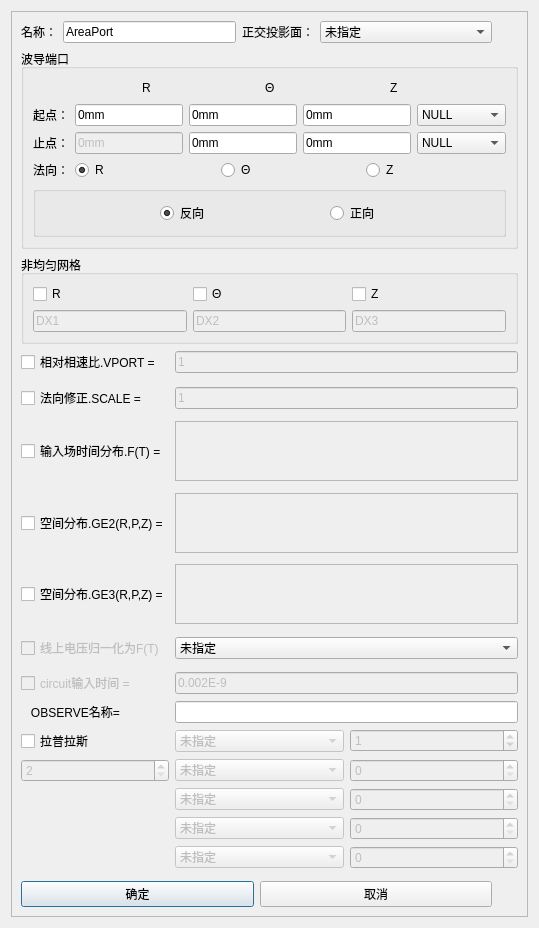
<?xml version="1.0" encoding="UTF-8"?>
<ui version="4.0">
 <class>Dialog_PortDlg</class>
 <widget class="QDialog" name="Dialog_PortDlg">
  <property name="windowModality">
   <enum>Qt::ApplicationModal</enum>
  </property>
  <property name="geometry">
   <rect>
    <x>0</x>
    <y>0</y>
    <width>539</width>
    <height>928</height>
   </rect>
  </property>
  <property name="sizePolicy">
   <sizepolicy hsizetype="Preferred" vsizetype="Preferred">
    <horstretch>0</horstretch>
    <verstretch>0</verstretch>
   </sizepolicy>
  </property>
  <property name="minimumSize">
   <size>
    <width>0</width>
    <height>0</height>
   </size>
  </property>
  <property name="maximumSize">
   <size>
    <width>4160</width>
    <height>6420</height>
   </size>
  </property>
  <property name="windowTitle">
   <string>波导端口</string>
  </property>
  <layout class="QGridLayout" name="gridLayout_7">
   <item row="0" column="0">
    <widget class="QScrollArea" name="scrollArea">
     <property name="sizePolicy">
      <sizepolicy hsizetype="Preferred" vsizetype="Preferred">
       <horstretch>0</horstretch>
       <verstretch>0</verstretch>
      </sizepolicy>
     </property>
     <property name="widgetResizable">
      <bool>true</bool>
     </property>
     <widget class="QWidget" name="scrollAreaWidgetContents">
      <property name="geometry">
       <rect>
        <x>0</x>
        <y>0</y>
        <width>502</width>
        <height>917</height>
       </rect>
      </property>
      <layout class="QGridLayout" name="gridLayout_5">
       <item row="0" column="0">
        <layout class="QHBoxLayout" name="horizontalLayout" stretch="1,1,1,1">
         <item>
          <widget class="QLabel" name="Label_Name">
           <property name="sizePolicy">
            <sizepolicy hsizetype="Fixed" vsizetype="Preferred">
             <horstretch>0</horstretch>
             <verstretch>0</verstretch>
            </sizepolicy>
           </property>
           <property name="text">
            <string>名称：</string>
           </property>
          </widget>
         </item>
         <item>
          <widget class="QLineEdit" name="LineEdit_Name">
           <property name="sizePolicy">
            <sizepolicy hsizetype="Preferred" vsizetype="Fixed">
             <horstretch>1</horstretch>
             <verstretch>0</verstretch>
            </sizepolicy>
           </property>
           <property name="maximumSize">
            <size>
             <width>100000</width>
             <height>16777215</height>
            </size>
           </property>
           <property name="text">
            <string>AreaPort</string>
           </property>
          </widget>
         </item>
         <item>
          <widget class="QLabel" name="Label_Shadow">
           <property name="sizePolicy">
            <sizepolicy hsizetype="Fixed" vsizetype="Preferred">
             <horstretch>0</horstretch>
             <verstretch>0</verstretch>
            </sizepolicy>
           </property>
           <property name="text">
            <string>正交投影面：</string>
           </property>
          </widget>
         </item>
         <item>
          <widget class="StyledComboBox" name="ComboBox_Shadow">
           <property name="enabled">
            <bool>true</bool>
           </property>
           <property name="sizePolicy">
            <sizepolicy hsizetype="Preferred" vsizetype="Fixed">
             <horstretch>1</horstretch>
             <verstretch>0</verstretch>
            </sizepolicy>
           </property>
           <property name="maximumSize">
            <size>
             <width>3000</width>
             <height>16777215</height>
            </size>
           </property>
           <property name="sizeIncrement">
            <size>
             <width>1</width>
             <height>0</height>
            </size>
           </property>
           <property name="editable">
            <bool>false</bool>
           </property>
           <item>
            <property name="text">
             <string>未指定</string>
            </property>
           </item>
          </widget>
         </item>
        </layout>
       </item>
       <item row="1" column="0" colspan="2">
        <widget class="QGroupBox" name="groupBox_Port">
         <property name="sizePolicy">
          <sizepolicy hsizetype="Preferred" vsizetype="Preferred">
           <horstretch>0</horstretch>
           <verstretch>0</verstretch>
          </sizepolicy>
         </property>
         <property name="title">
          <string>波导端口</string>
         </property>
         <property name="flat">
          <bool>true</bool>
         </property>
         <layout class="QGridLayout" name="gridLayout_3">
          <item row="6" column="0">
           <layout class="QHBoxLayout" name="horizontalLayout_2">
            <item>
             <widget class="QLabel" name="label">
              <property name="sizePolicy">
               <sizepolicy hsizetype="Fixed" vsizetype="Preferred">
                <horstretch>0</horstretch>
                <verstretch>0</verstretch>
               </sizepolicy>
              </property>
              <property name="text">
               <string>法向：</string>
              </property>
             </widget>
            </item>
            <item>
             <widget class="QRadioButton" name="radioButton_x">
              <property name="text">
               <string>R</string>
              </property>
              <property name="checked">
               <bool>true</bool>
              </property>
             </widget>
            </item>
            <item>
             <widget class="QRadioButton" name="radioButton_y">
              <property name="text">
               <string>Θ</string>
              </property>
             </widget>
            </item>
            <item>
             <widget class="QRadioButton" name="radioButton_z">
              <property name="text">
               <string>Z</string>
              </property>
             </widget>
            </item>
           </layout>
          </item>
          <item row="4" column="0">
           <layout class="QHBoxLayout" name="horizontalLayout_end">
            <item>
             <widget class="QLabel" name="label_end">
              <property name="text">
               <string>止点：</string>
              </property>
             </widget>
            </item>
            <item>
             <widget class="QLineEdit" name="LineEdit_end_x">
              <property name="enabled">
               <bool>false</bool>
              </property>
              <property name="text">
               <string>0mm</string>
              </property>
             </widget>
            </item>
            <item>
             <widget class="QLineEdit" name="LineEdit_end_y">
              <property name="text">
               <string>0mm</string>
              </property>
             </widget>
            </item>
            <item>
             <widget class="QLineEdit" name="LineEdit_end_z">
              <property name="text">
               <string>0mm</string>
              </property>
             </widget>
            </item>
            <item>
             <widget class="StyledComboBox" name="ComboBox_end">
              <property name="sizePolicy">
               <sizepolicy hsizetype="Expanding" vsizetype="Fixed">
                <horstretch>0</horstretch>
                <verstretch>0</verstretch>
               </sizepolicy>
              </property>
              <item>
               <property name="text">
                <string>NULL</string>
               </property>
              </item>
             </widget>
            </item>
           </layout>
          </item>
          <item row="1" column="0">
           <layout class="QHBoxLayout" name="horizontalLayout_5">
            <item>
             <spacer name="horizontalSpacer_4">
              <property name="orientation">
               <enum>Qt::Horizontal</enum>
              </property>
              <property name="sizeHint" stdset="0">
               <size>
                <width>40</width>
                <height>20</height>
               </size>
              </property>
             </spacer>
            </item>
            <item>
             <widget class="QLabel" name="label_X">
              <property name="text">
               <string>R</string>
              </property>
             </widget>
            </item>
            <item>
             <spacer name="horizontalSpacer_5">
              <property name="orientation">
               <enum>Qt::Horizontal</enum>
              </property>
              <property name="sizeHint" stdset="0">
               <size>
                <width>40</width>
                <height>20</height>
               </size>
              </property>
             </spacer>
            </item>
            <item>
             <widget class="QLabel" name="label_Y">
              <property name="text">
               <string>Θ</string>
              </property>
             </widget>
            </item>
            <item>
             <spacer name="horizontalSpacer_6">
              <property name="orientation">
               <enum>Qt::Horizontal</enum>
              </property>
              <property name="sizeHint" stdset="0">
               <size>
                <width>40</width>
                <height>20</height>
               </size>
              </property>
             </spacer>
            </item>
            <item>
             <widget class="QLabel" name="label_Z">
              <property name="text">
               <string>Z</string>
              </property>
             </widget>
            </item>
            <item>
             <spacer name="horizontalSpacer_7">
              <property name="orientation">
               <enum>Qt::Horizontal</enum>
              </property>
              <property name="sizeHint" stdset="0">
               <size>
                <width>40</width>
                <height>20</height>
               </size>
              </property>
             </spacer>
            </item>
           </layout>
          </item>
          <item row="2" column="0">
           <layout class="QHBoxLayout" name="horizontalLayout_start">
            <item>
             <widget class="QLabel" name="label_start">
              <property name="text">
               <string>起点：</string>
              </property>
             </widget>
            </item>
            <item>
             <widget class="QLineEdit" name="LineEdit_start_x">
              <property name="text">
               <string>0mm</string>
              </property>
             </widget>
            </item>
            <item>
             <widget class="QLineEdit" name="LineEdit_start_y">
              <property name="text">
               <string>0mm</string>
              </property>
             </widget>
            </item>
            <item>
             <widget class="QLineEdit" name="LineEdit_start_z">
              <property name="text">
               <string>0mm</string>
              </property>
             </widget>
            </item>
            <item>
             <widget class="StyledComboBox" name="ComboBox_start">
              <property name="sizePolicy">
               <sizepolicy hsizetype="Expanding" vsizetype="Fixed">
                <horstretch>0</horstretch>
                <verstretch>0</verstretch>
               </sizepolicy>
              </property>
              <item>
               <property name="text">
                <string>NULL</string>
               </property>
              </item>
             </widget>
            </item>
           </layout>
          </item>
          <item row="8" column="0">
           <spacer name="verticalSpacer_15">
            <property name="orientation">
             <enum>Qt::Vertical</enum>
            </property>
            <property name="sizeHint" stdset="0">
             <size>
              <width>20</width>
              <height>40</height>
             </size>
            </property>
           </spacer>
          </item>
          <item row="0" column="0">
           <spacer name="verticalSpacer_16">
            <property name="orientation">
             <enum>Qt::Vertical</enum>
            </property>
            <property name="sizeHint" stdset="0">
             <size>
              <width>20</width>
              <height>40</height>
             </size>
            </property>
           </spacer>
          </item>
          <item row="3" column="0">
           <spacer name="verticalSpacer_17">
            <property name="orientation">
             <enum>Qt::Vertical</enum>
            </property>
            <property name="sizeHint" stdset="0">
             <size>
              <width>20</width>
              <height>40</height>
             </size>
            </property>
           </spacer>
          </item>
          <item row="7" column="0">
           <widget class="QGroupBox" name="groupBox_2">
            <property name="sizePolicy">
             <sizepolicy hsizetype="Expanding" vsizetype="Expanding">
              <horstretch>0</horstretch>
              <verstretch>0</verstretch>
             </sizepolicy>
            </property>
            <property name="title">
             <string/>
            </property>
            <property name="flat">
             <bool>true</bool>
            </property>
            <layout class="QGridLayout" name="gridLayout_2">
             <item row="0" column="0">
              <layout class="QHBoxLayout" name="horizontalLayout_4">
               <item>
                <spacer name="horizontalSpacer">
                 <property name="orientation">
                  <enum>Qt::Horizontal</enum>
                 </property>
                 <property name="sizeHint" stdset="0">
                  <size>
                   <width>40</width>
                   <height>20</height>
                  </size>
                 </property>
                </spacer>
               </item>
               <item>
                <widget class="QRadioButton" name="radioButton_opposite">
                 <property name="text">
                  <string>反向</string>
                 </property>
                 <property name="checked">
                  <bool>true</bool>
                 </property>
                </widget>
               </item>
               <item>
                <spacer name="horizontalSpacer_3">
                 <property name="orientation">
                  <enum>Qt::Horizontal</enum>
                 </property>
                 <property name="sizeHint" stdset="0">
                  <size>
                   <width>40</width>
                   <height>20</height>
                  </size>
                 </property>
                </spacer>
               </item>
               <item>
                <widget class="QRadioButton" name="radioButton_forward">
                 <property name="text">
                  <string>正向</string>
                 </property>
                </widget>
               </item>
               <item>
                <spacer name="horizontalSpacer_2">
                 <property name="orientation">
                  <enum>Qt::Horizontal</enum>
                 </property>
                 <property name="sizeHint" stdset="0">
                  <size>
                   <width>40</width>
                   <height>20</height>
                  </size>
                 </property>
                </spacer>
               </item>
              </layout>
             </item>
            </layout>
           </widget>
          </item>
          <item row="5" column="0">
           <spacer name="verticalSpacer_18">
            <property name="orientation">
             <enum>Qt::Vertical</enum>
            </property>
            <property name="sizeHint" stdset="0">
             <size>
              <width>20</width>
              <height>40</height>
             </size>
            </property>
           </spacer>
          </item>
         </layout>
        </widget>
       </item>
       <item row="2" column="0">
        <spacer name="verticalSpacer">
         <property name="orientation">
          <enum>Qt::Vertical</enum>
         </property>
         <property name="sizeHint" stdset="0">
          <size>
           <width>20</width>
           <height>40</height>
          </size>
         </property>
        </spacer>
       </item>
       <item row="3" column="0" colspan="2">
        <widget class="QGroupBox" name="groupBox">
         <property name="title">
          <string>非均匀网格</string>
         </property>
         <layout class="QGridLayout" name="gridLayout_4">
          <item row="1" column="0">
           <layout class="QHBoxLayout" name="horizontalLayout_6">
            <item>
             <widget class="QCheckBox" name="checkBox_x">
              <property name="text">
               <string>R</string>
              </property>
             </widget>
            </item>
            <item>
             <widget class="QCheckBox" name="checkBox_y">
              <property name="text">
               <string>Θ</string>
              </property>
             </widget>
            </item>
            <item>
             <widget class="QCheckBox" name="checkBox_z">
              <property name="text">
               <string>Z</string>
              </property>
             </widget>
            </item>
           </layout>
          </item>
          <item row="2" column="0">
           <spacer name="verticalSpacer_6">
            <property name="orientation">
             <enum>Qt::Vertical</enum>
            </property>
            <property name="sizeHint" stdset="0">
             <size>
              <width>20</width>
              <height>40</height>
             </size>
            </property>
           </spacer>
          </item>
          <item row="4" column="0">
           <layout class="QHBoxLayout" name="horizontalLayout_7">
            <item>
             <widget class="QLineEdit" name="LineEdit_DX1">
              <property name="enabled">
               <bool>false</bool>
              </property>
              <property name="text">
               <string>DX1</string>
              </property>
             </widget>
            </item>
            <item>
             <widget class="QLineEdit" name="LineEdit_DX2">
              <property name="enabled">
               <bool>false</bool>
              </property>
              <property name="text">
               <string>DX2</string>
              </property>
             </widget>
            </item>
            <item>
             <widget class="QLineEdit" name="LineEdit_DX3">
              <property name="enabled">
               <bool>false</bool>
              </property>
              <property name="text">
               <string>DX3</string>
              </property>
             </widget>
            </item>
           </layout>
          </item>
          <item row="3" column="0">
           <spacer name="verticalSpacer_2">
            <property name="orientation">
             <enum>Qt::Vertical</enum>
            </property>
            <property name="sizeHint" stdset="0">
             <size>
              <width>20</width>
              <height>40</height>
             </size>
            </property>
           </spacer>
          </item>
          <item row="5" column="0">
           <spacer name="verticalSpacer_3">
            <property name="orientation">
             <enum>Qt::Vertical</enum>
            </property>
            <property name="sizeHint" stdset="0">
             <size>
              <width>20</width>
              <height>40</height>
             </size>
            </property>
           </spacer>
          </item>
          <item row="0" column="0">
           <spacer name="verticalSpacer_7">
            <property name="orientation">
             <enum>Qt::Vertical</enum>
            </property>
            <property name="sizeHint" stdset="0">
             <size>
              <width>20</width>
              <height>40</height>
             </size>
            </property>
           </spacer>
          </item>
         </layout>
        </widget>
       </item>
       <item row="4" column="0" colspan="2">
        <layout class="QGridLayout" name="gridLayout">
         <item row="12" column="2">
          <widget class="QLineEdit" name="LineEdit_circuit">
           <property name="enabled">
            <bool>false</bool>
           </property>
           <property name="text">
            <string>0.002E-9</string>
           </property>
          </widget>
         </item>
         <item row="2" column="1">
          <widget class="QCheckBox" name="checkBox_scale">
           <property name="text">
            <string>法向修正.SCALE =</string>
           </property>
          </widget>
         </item>
         <item row="4" column="1">
          <widget class="QCheckBox" name="checkBox_Ft">
           <property name="text">
            <string>输入场时间分布.F(T) =</string>
           </property>
          </widget>
         </item>
         <item row="8" column="1">
          <widget class="QCheckBox" name="checkBox_GE3">
           <property name="text">
            <string>空间分布.GE3(R,P,Z) =</string>
           </property>
          </widget>
         </item>
         <item row="15" column="2">
          <layout class="QHBoxLayout" name="horizontalLayout_10">
           <item>
            <widget class="StyledComboBox" name="ComboBox_lap2">
             <property name="enabled">
              <bool>false</bool>
             </property>
             <item>
              <property name="text">
               <string>未指定</string>
              </property>
             </item>
            </widget>
           </item>
           <item>
            <widget class="QSpinBox" name="spinBox_2">
             <property name="enabled">
              <bool>false</bool>
             </property>
            </widget>
           </item>
          </layout>
         </item>
         <item row="5" column="2">
          <spacer name="verticalSpacer_8">
           <property name="orientation">
            <enum>Qt::Vertical</enum>
           </property>
           <property name="sizeHint" stdset="0">
            <size>
             <width>20</width>
             <height>40</height>
            </size>
           </property>
          </spacer>
         </item>
         <item row="20" column="2">
          <spacer name="verticalSpacer_13">
           <property name="orientation">
            <enum>Qt::Vertical</enum>
           </property>
           <property name="sizeHint" stdset="0">
            <size>
             <width>20</width>
             <height>40</height>
            </size>
           </property>
          </spacer>
         </item>
         <item row="14" column="1">
          <widget class="QCheckBox" name="checkBox_lap">
           <property name="enabled">
            <bool>true</bool>
           </property>
           <property name="text">
            <string>拉普拉斯</string>
           </property>
          </widget>
         </item>
         <item row="8" column="2">
          <widget class="QTextEdit" name="LineEdit_GE3">
           <property name="enabled">
            <bool>false</bool>
           </property>
           <property name="maximumSize">
            <size>
             <width>16777215</width>
             <height>60</height>
            </size>
           </property>
          </widget>
         </item>
         <item row="12" column="1">
          <widget class="QCheckBox" name="checkBox_circuit">
           <property name="enabled">
            <bool>false</bool>
           </property>
           <property name="text">
            <string>circuit输入时间 =</string>
           </property>
          </widget>
         </item>
         <item row="10" column="2">
          <layout class="QHBoxLayout" name="horizontalLayout_8">
           <item>
            <widget class="StyledComboBox" name="ComboBox_FT">
             <property name="enabled">
              <bool>true</bool>
             </property>
             <item>
              <property name="text">
               <string>未指定</string>
              </property>
             </item>
            </widget>
           </item>
          </layout>
         </item>
         <item row="0" column="2">
          <widget class="QLineEdit" name="LineEdit_vport">
           <property name="enabled">
            <bool>false</bool>
           </property>
           <property name="text">
            <string>1</string>
           </property>
          </widget>
         </item>
         <item row="7" column="2">
          <spacer name="verticalSpacer_9">
           <property name="orientation">
            <enum>Qt::Vertical</enum>
           </property>
           <property name="sizeHint" stdset="0">
            <size>
             <width>20</width>
             <height>40</height>
            </size>
           </property>
          </spacer>
         </item>
         <item row="11" column="2">
          <spacer name="verticalSpacer_11">
           <property name="orientation">
            <enum>Qt::Vertical</enum>
           </property>
           <property name="sizeHint" stdset="0">
            <size>
             <width>20</width>
             <height>40</height>
            </size>
           </property>
          </spacer>
         </item>
         <item row="17" column="2">
          <layout class="QHBoxLayout" name="horizontalLayout_11">
           <item>
            <widget class="QComboBox" name="ComboBox_lap4">
             <property name="enabled">
              <bool>false</bool>
             </property>
             <item>
              <property name="text">
               <string>未指定</string>
              </property>
             </item>
            </widget>
           </item>
           <item>
            <widget class="QSpinBox" name="spinBox_4">
             <property name="enabled">
              <bool>false</bool>
             </property>
            </widget>
           </item>
          </layout>
         </item>
         <item row="2" column="2">
          <widget class="QLineEdit" name="LineEdit_scale">
           <property name="enabled">
            <bool>false</bool>
           </property>
           <property name="text">
            <string>1</string>
           </property>
          </widget>
         </item>
         <item row="4" column="2">
          <widget class="QTextEdit" name="LineEdit_Ft">
           <property name="enabled">
            <bool>false</bool>
           </property>
           <property name="maximumSize">
            <size>
             <width>16777215</width>
             <height>60</height>
            </size>
           </property>
          </widget>
         </item>
         <item row="3" column="2">
          <spacer name="verticalSpacer_5">
           <property name="orientation">
            <enum>Qt::Vertical</enum>
           </property>
           <property name="sizeHint" stdset="0">
            <size>
             <width>20</width>
             <height>40</height>
            </size>
           </property>
          </spacer>
         </item>
         <item row="6" column="1">
          <widget class="QCheckBox" name="checkBox_GE2">
           <property name="text">
            <string>空间分布.GE2(R,P,Z) =</string>
           </property>
          </widget>
         </item>
         <item row="0" column="1">
          <widget class="QCheckBox" name="checkBox_vport">
           <property name="text">
            <string>相对相速比.VPORT =</string>
           </property>
          </widget>
         </item>
         <item row="14" column="2">
          <layout class="QHBoxLayout" name="horizontalLayout_9">
           <item>
            <widget class="StyledComboBox" name="ComboBox_lap1">
             <property name="enabled">
              <bool>false</bool>
             </property>
             <item>
              <property name="text">
               <string>未指定</string>
              </property>
             </item>
            </widget>
           </item>
           <item>
            <widget class="QSpinBox" name="spinBox">
             <property name="enabled">
              <bool>false</bool>
             </property>
             <property name="value">
              <number>1</number>
             </property>
            </widget>
           </item>
          </layout>
         </item>
         <item row="15" column="1">
          <widget class="QSpinBox" name="spinBox_num">
           <property name="enabled">
            <bool>false</bool>
           </property>
           <property name="minimum">
            <number>2</number>
           </property>
           <property name="maximum">
            <number>5</number>
           </property>
          </widget>
         </item>
         <item row="1" column="2">
          <spacer name="verticalSpacer_4">
           <property name="orientation">
            <enum>Qt::Vertical</enum>
           </property>
           <property name="sizeHint" stdset="0">
            <size>
             <width>20</width>
             <height>40</height>
            </size>
           </property>
          </spacer>
         </item>
         <item row="16" column="2">
          <layout class="QHBoxLayout" name="horizontalLayout_3">
           <item>
            <widget class="QComboBox" name="ComboBox_lap3">
             <property name="enabled">
              <bool>false</bool>
             </property>
             <item>
              <property name="text">
               <string>未指定</string>
              </property>
             </item>
            </widget>
           </item>
           <item>
            <widget class="QSpinBox" name="spinBox_3">
             <property name="enabled">
              <bool>false</bool>
             </property>
            </widget>
           </item>
          </layout>
         </item>
         <item row="6" column="2">
          <widget class="QTextEdit" name="LineEdit_GE2">
           <property name="enabled">
            <bool>false</bool>
           </property>
           <property name="maximumSize">
            <size>
             <width>16777215</width>
             <height>60</height>
            </size>
           </property>
          </widget>
         </item>
         <item row="10" column="1">
          <widget class="QCheckBox" name="checkBox_FT">
           <property name="enabled">
            <bool>false</bool>
           </property>
           <property name="text">
            <string>线上电压归一化为F(T)</string>
           </property>
          </widget>
         </item>
         <item row="9" column="2">
          <spacer name="verticalSpacer_10">
           <property name="orientation">
            <enum>Qt::Vertical</enum>
           </property>
           <property name="sizeHint" stdset="0">
            <size>
             <width>20</width>
             <height>40</height>
            </size>
           </property>
          </spacer>
         </item>
         <item row="18" column="2">
          <layout class="QHBoxLayout" name="horizontalLayout_12">
           <item>
            <widget class="QComboBox" name="ComboBox_lap5">
             <property name="enabled">
              <bool>false</bool>
             </property>
             <item>
              <property name="text">
               <string>未指定</string>
              </property>
             </item>
            </widget>
           </item>
           <item>
            <widget class="QSpinBox" name="spinBox_5">
             <property name="enabled">
              <bool>false</bool>
             </property>
            </widget>
           </item>
          </layout>
         </item>
         <item row="13" column="1">
          <widget class="QLabel" name="label_obs">
           <property name="text">
            <string>   OBSERVE名称=</string>
           </property>
          </widget>
         </item>
         <item row="13" column="2">
          <widget class="QLineEdit" name="lineEdit_obs"/>
         </item>
        </layout>
       </item>
       <item row="5" column="0">
        <layout class="QGridLayout" name="gridLayout_6">
         <item row="0" column="0">
          <widget class="QPushButton" name="pb_ok">
           <property name="text">
            <string>确定</string>
           </property>
          </widget>
         </item>
         <item row="0" column="1">
          <widget class="QPushButton" name="pb_cancel">
           <property name="text">
            <string>取消</string>
           </property>
          </widget>
         </item>
        </layout>
       </item>
       <item row="6" column="1">
        <spacer name="verticalSpacer_14">
         <property name="orientation">
          <enum>Qt::Vertical</enum>
         </property>
         <property name="sizeHint" stdset="0">
          <size>
           <width>20</width>
           <height>40</height>
          </size>
         </property>
        </spacer>
       </item>
      </layout>
      <zorder>verticalSpacer_14</zorder>
      <zorder>groupBox</zorder>
      <zorder>verticalSpacer</zorder>
      <zorder></zorder>
      <zorder>groupBox_Port</zorder>
      <zorder></zorder>
      <zorder></zorder>
     </widget>
    </widget>
   </item>
  </layout>
 </widget>
 <customwidgets>
  <customwidget>
   <class>StyledComboBox</class>
   <extends>QComboBox</extends>
   <header>StyledComboBox.h</header>
  </customwidget>
 </customwidgets>
 <resources/>
 <connections/>
</ui>
